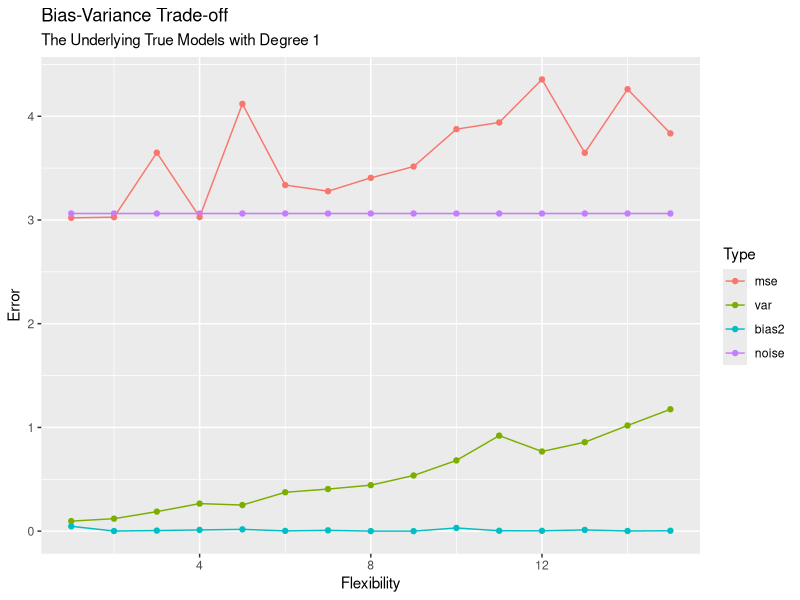
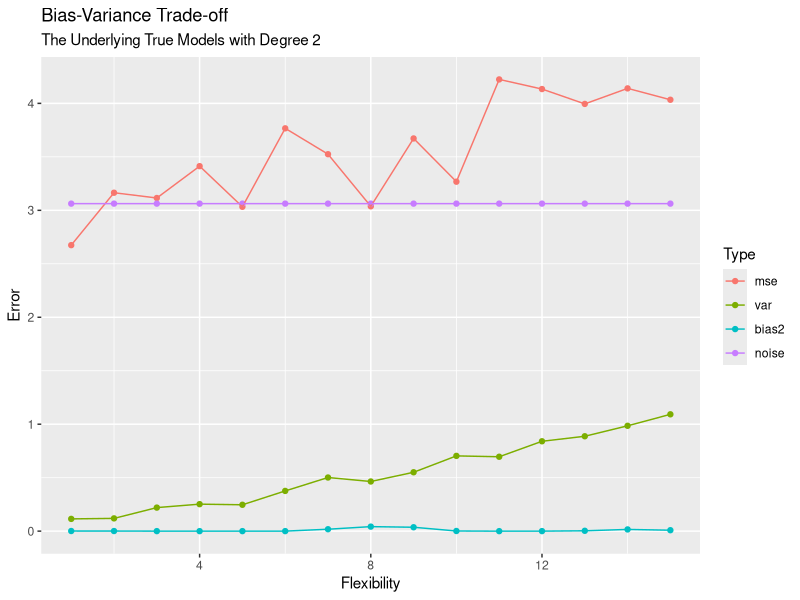
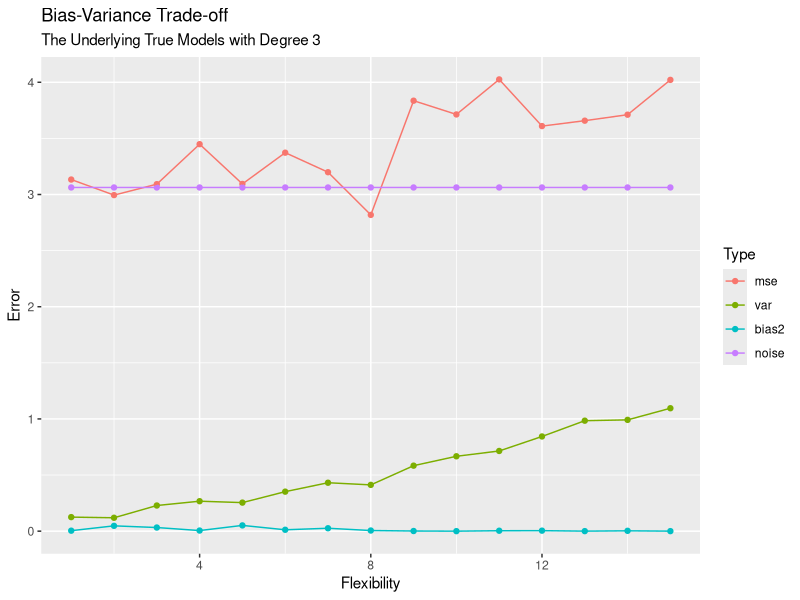
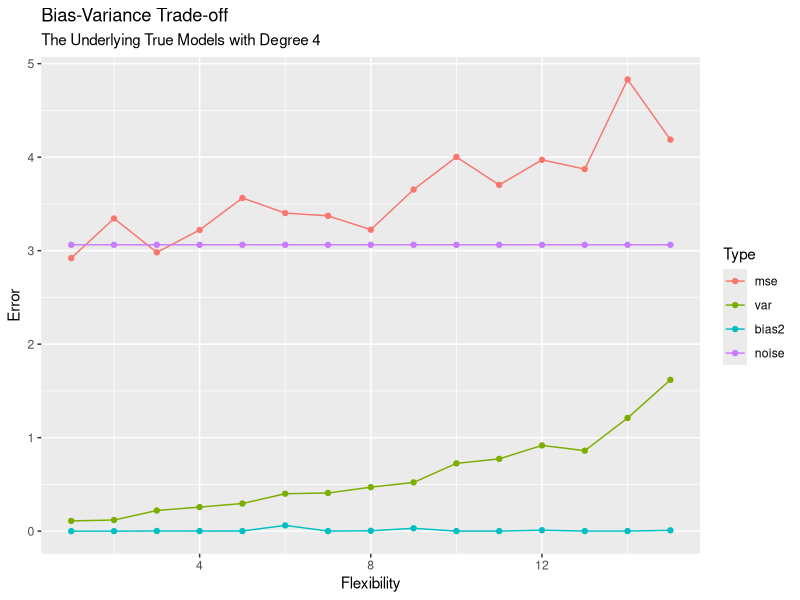
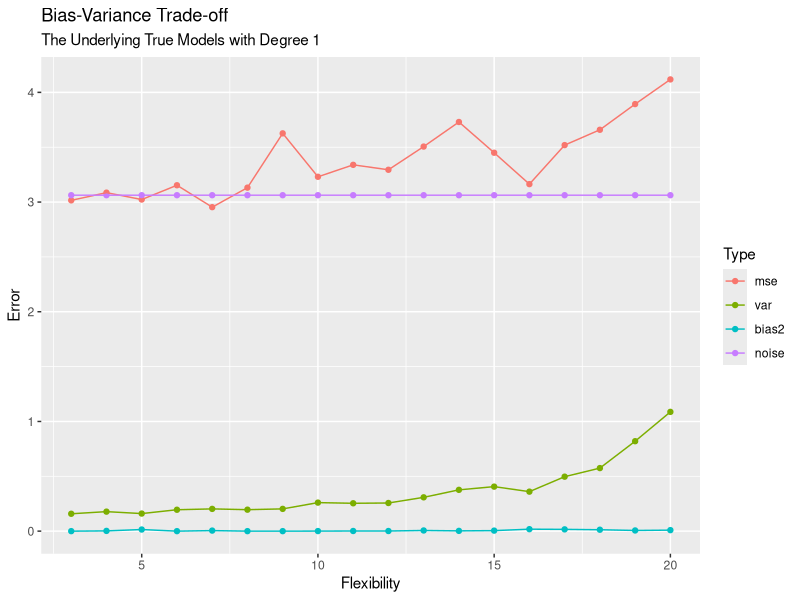
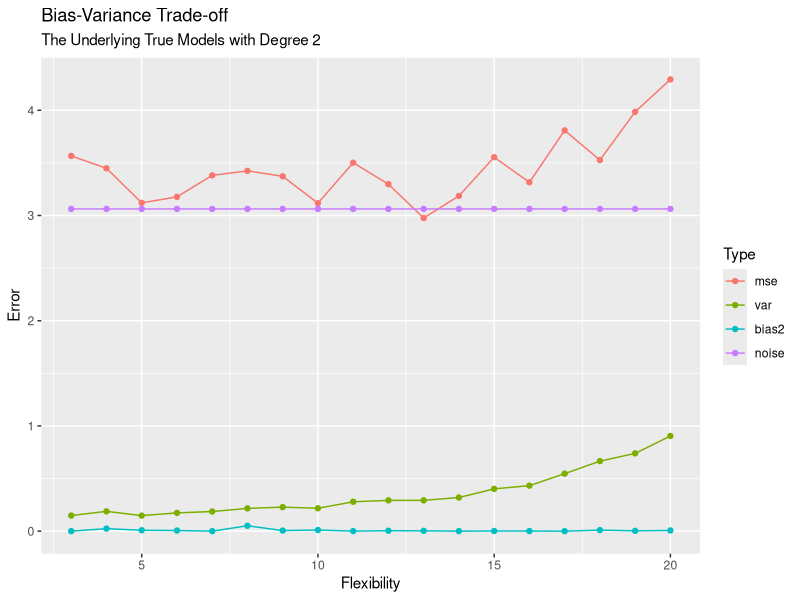
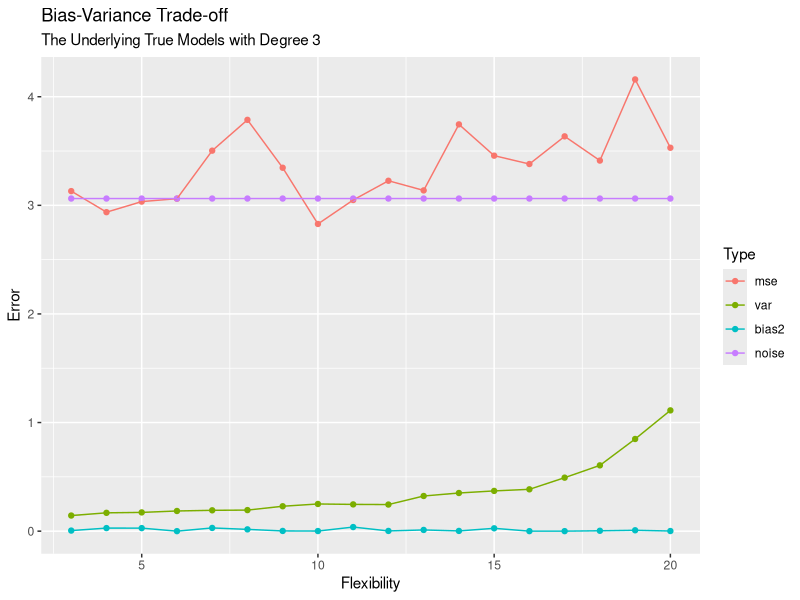
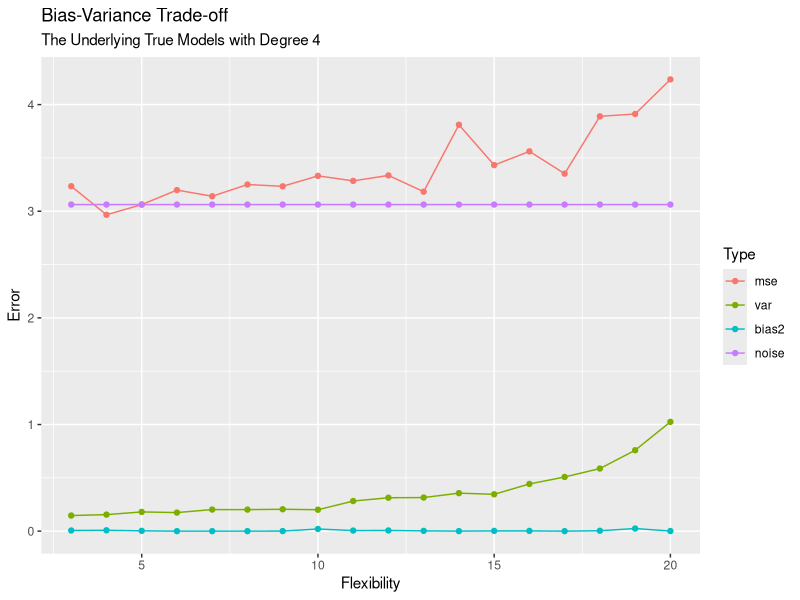

The R script that drew these images, in order:
## ---- chunk 1
knitr::opts_chunk$set(echo = TRUE)
library(tidyverse)
library(FNN)
## ---- chunk 2
f1 <- function(x) x+2
f2 <- function(x) (x-1)*(x+1)
f3 <- function(x) x*(x-1)*(x+1)
f4 <- function(x) (x-1)*(x+1)*(x-1)*(x+1)
## ---- chunk 3
K <- 101
## Range
xMin <- -1
xMax <- 1
xVals<-seq(xMin, xMax,length=K)
sizeDS <-50 # number of data points
sig <-1.75 # for the noise
buildData <- function(f,sizeDS,sig,xMin = -1, xMax = 1){
##predictor
x<-runif(sizeDS,xMin, xMax) # inputs
## Repsonse
y<-f(x)+rnorm(sizeDS,0,sig) #realized values f(x)+noise
## Put in a data frame
data.frame(x,y)
}
## ---- chunk 4
biasVarTO3 <- function(form,sizeDS,numDS,x0){
  allVals <- matrix(ncol=2,nrow=numDS)
  for(m in 1:numDS){
    mod <- lm(formula(form),buildData(f,sizeDS,sig))
    pred <- predict(mod,newdata=data.frame(x=x0))
    allVals[m,1] <- pred
  }
  allVals[,2] <- f(x0)+rnorm(numDS,0,sig)
  
  allVals.df <- data.frame(pred=allVals[,1],true=allVals[,2])
  mse <- with(allVals.df,mean((pred-true)^2))
  var0 <- with(allVals.df,var(pred))
  bias2 <- with(allVals.df,mean(pred-true))^2
  noise <- sig^2
  c(mse,var0,bias2,noise)
}

biasVarTO3.knn <- function(kVal,sizeDS,numDS,x0){
  allVals <- matrix(ncol=2,nrow=numDS)
  for(m in 1:numDS){
    train.df <- buildData(f,sizeDS,sig)
    train.X <- as.matrix(train.df[c("x")])
    test.X <- as.matrix(x0)
    train.Y <- as.matrix(train.df[c("y")])                            
    mod.knn <- knn.reg(train.X,test.X,train.Y,k=kVal)
    allVals[m,1] <- mod.knn$pred
  }
  allVals[,2] <- f(x0)+rnorm(numDS,0,sig)
  allVals.df <- data.frame(pred=allVals[,1],true=allVals[,2])
  mse <- with(allVals.df,mean((pred-true)^2))
  var0 <- with(allVals.df,var(pred))
  bias2 <- with(allVals.df,mean(pred-true))^2
  noise <- sig^2
  c(mse,var0,bias2,noise)
}
## ---- chunk 5
buildGraph <- function(degree){
  res <- matrix(nrow=maxDegree,ncol=4)
  for(k in 1:maxDegree){
    ##Build up the formula
    form0 <- sprintf("%s + I(x^%s)",form0,k)
    res[k,] <- biasVarTO3(form0,sizeDS,numReps,0.5) 
    print(form0)
    print(res[k,])
  }
  
  res.df <- data.frame(flex=1:maxDegree,res)
  names(res.df) <- c("flex","mse","var","bias2","noise")
  
  res.df %>% 
    gather(Type,err,mse:noise) %>% 
    ##put these in order
    mutate(Type=factor(Type,levels=c("mse","var","bias2","noise"))) %>% 
    ggplot()+
    geom_point(aes(flex,err,color=Type))+
    geom_line(aes(flex,err,color=Type))+
    labs(x="Flexibility",
         y="Error",
         title="Bias-Variance Trade-off",
         subtitle=str_c("The Underlying True Models with Degree ",degree))
}
buildGraph.knn <- function(degree){
  res <- matrix(nrow=maxK-2,ncol=4)
  for(k in 3:maxK){
    ##Build up the formula
    form0 <- sprintf("K=%s",as.character(k))
    res[k-2,] <- biasVarTO3.knn(k,sizeDS,numReps,0.5) 
    print(form0)
    print(res[k-2,])
  }
  
  res.df <- data.frame(flex=maxK:3,res)
  names(res.df) <- c("flex","mse","var","bias2","noise")
  
  res.df %>% 
    gather(Type,err,mse:noise) %>% 
    ##put these in order
    mutate(Type=factor(Type,levels=c("mse","var","bias2","noise"))) %>% 
    ggplot()+
    geom_point(aes(flex,err,color=Type))+
    geom_line(aes(flex,err,color=Type))+
    labs(x="Flexibility",
         y="Error",
         title="Bias-Variance Trade-off",
         subtitle=str_c("The Underlying True Models with Degree ",degree))
}
## ---- chunk 6
sig <-1.75
sizeDS <- 50
numReps <- 400 
maxDegree <- 15

form0 <- "y ~ "
f <- f1
buildGraph("1")
form0 <- "y ~ "
f <- f2
buildGraph("2")
form0 <- "y ~ "
f <- f3
buildGraph("3")
form0 <- "y ~ "
f <- f4
buildGraph("4")
## ---- chunk 7
maxK <- 20
f <- f1
buildGraph.knn("1")
f <- f2
buildGraph.knn("2")
f <- f3
buildGraph.knn("3")
f <- f4
buildGraph.knn("4")
